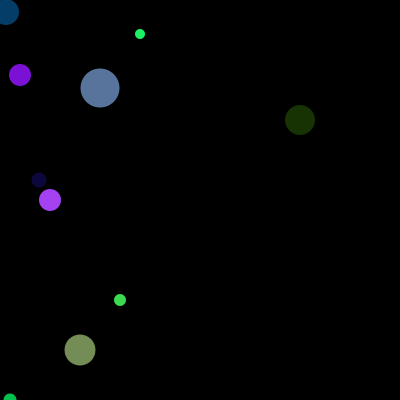
Frame 1 (no input)
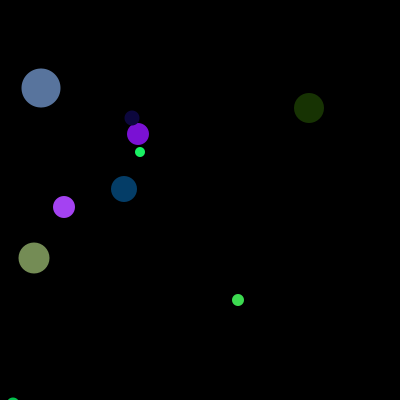
Frame 60 (the mouse pressed at the canvas centre just before this capture)
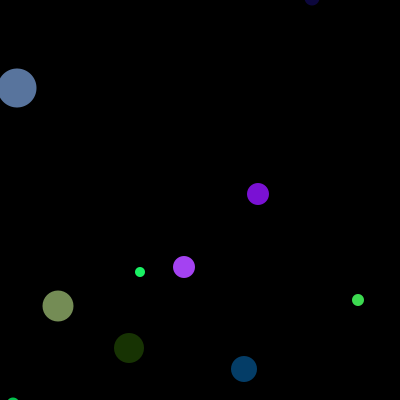
Frame 120 (the mouse held since frame 60 and released just before this capture)

The Processing sketch that drew these frames (run headless with seeded random() and noise(); from frame 60 on, the mouse is pressed at the canvas centre):

// Processing sketch: processing_96675
// ── processing_96675.pde

int [] xarray = {50, 120, 80, 300, 100, 140, 6, 20, 39, 10};
int [] yarray = {200, 300, 350, 120, 88, 34, 12, 75, 180, 400};
int [] zarray = {22, 12, 31, 30, 39, 10, 26, 22, 15, 13};
int [] col = {color(random(255), random(255), random(255)),
              color(random(255), random(255), random(255)),
              color(random(255), random(255), random(255)),
              color(random(255), random(255), random(255)),
              color(random(255), random(255), random(255)),
              color(random(255), random(255), random(255)),
              color(random(255), random(255), random(255)),
              color(random(255), random(255), random(255)),
              color(random(255), random(255), random(255)),
              color(random(255), random(255), random(255)),};
int [] deltax = {int (random (-5, 5)), int (random (-5, 5)), int (random (-5, 5)), int (random (-5, 5)), int (random (-5, 5)), 
                 int (random (-5, 5)), int (random (-5, 5)), int (random (-5, 5)), int (random (-5, 5)), int (random (-5, 5)), };
int [] deltay = {int (random (-5, 5)), int (random (-5, 5)), int (random (-5, 5)), int (random (-5, 5)), int (random (-5, 5)), 
                 int (random (-5, 5)), int (random (-5, 5)), int (random (-5, 5)), int (random (-5, 5)), int (random (-5, 5)), };

void setup ()
{
  size (400, 400);
  noStroke ();
  smooth ();
}

void draw ()
{
  background (0);
  circles ();
  moveCircles ();
}

void circles ()
{
  for (int i = 0; i < xarray.length; i = i + 1)
  {
    fill(col[i]);
    ellipse (xarray[i], yarray[i], zarray[i], zarray[i]);
  }
}

void moveCircles ()
{
 for (int i = 0; i < 10; i = i + 1)
 {
 xarray[i] = xarray[i] + deltax [i];
 yarray[i] = yarray[i] + deltay [i];
 
 if (xarray[i] > width || yarray[i] > height)
 {
   deltax [i] = -1 * deltax [i];
   deltay [i] = -1 * deltay [i];
 }
 
  if (xarray[i] < 0 || yarray[i] < 0)
 {
   deltax [i] = -1 * deltax [i];
   deltay [i] = -1 * deltay [i];
 }
 }
}
